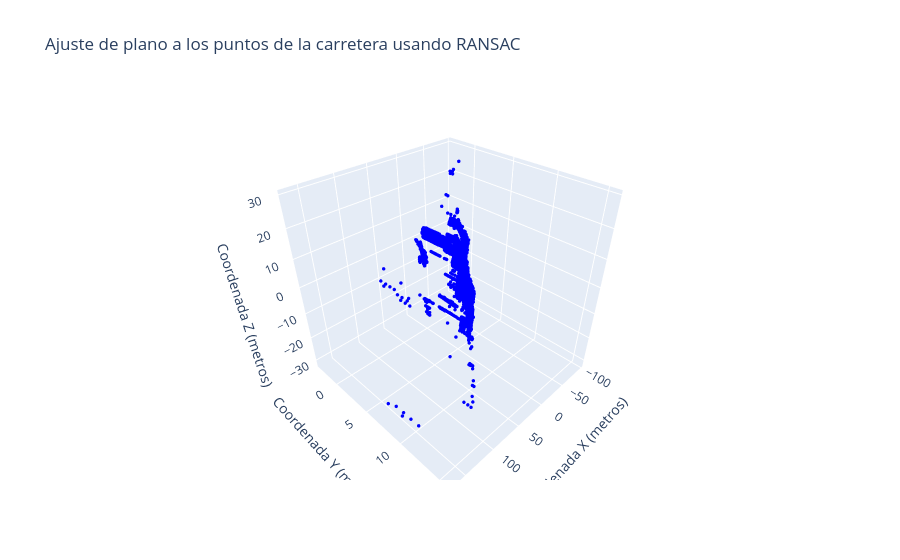

Notebook source saved alongside this figure:
### Code cell
# Calculate zz as before
xx, yy = np.meshgrid(
    np.linspace(data_carretera['x'].min(), data_carretera['x'].max(), 10),
    np.linspace(data_carretera['y'].min(), data_carretera['y'].max(), 10)
)
# D = -(a*x0 + b*y0 + c*z0)
# zz = (-D - a*xx - b*yy) / c

zz = a*xx + b*yy + c

# Limit zz to the max value of real z
z_max = data_carretera['z'].max()
z_min = data_carretera['z'].min()
zz = np.maximum(zz, z_min)
zz = np.minimum(zz, z_max)

import plotly.graph_objects as go

scatter = go.Scatter3d(
    x=puntos_1['x'],
    y=puntos_1['y'],
    z=puntos_1['z'],
    mode='markers',
    marker=dict(size=2, color='blue'),
    name='Puntos de la carretera'
)

# surface = go.Surface(
#     x=xx,
#     y=yy,
#     z=zz,
#     colorscale='Reds',
#     opacity=0.5,
#     showscale=False,
#     name='Plano RANSAC'
# )

fig = go.Figure(data=scatter)
fig.update_layout(
    title='Ajuste de plano a los puntos de la carretera usando RANSAC',
    scene=dict(
        xaxis_title='Coordenada X (metros)',
        yaxis_title='Coordenada Y (metros)',
        zaxis_title='Coordenada Z (metros)'
    ),
    legend=dict(itemsizing='constant')
)
fig.show()

### Figure 1 — Plotly figure (JSON) as saved in the notebook; plotly's stock layout.template omitted (floating-point values rounded to 4 significant figures; data arrays with more than 128 entries replaced by an {"elided": "..."} marker saying what was removed)
{"data": [{"marker": {"color": "blue", "size": 2}, "mode": "markers", "name": "Puntos de la carretera", "type": "scatter3d", "x": {"elided": "57047 float values"}, "y": {"elided": "57047 float values"}, "z": {"elided": "57047 float values"}}], "layout": {"legend": {"itemsizing": "constant"}, "scene": {"xaxis": {"title": {"text": "Coordenada X (metros)"}}, "yaxis": {"title": {"text": "Coordenada Y (metros)"}}, "zaxis": {"title": {"text": "Coordenada Z (metros)"}}}, "title": {"text": "Ajuste de plano a los puntos de la carretera usando RANSAC"}}}
